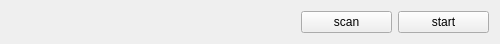
<?xml version="1.0" encoding="UTF-8"?>
<ui version="4.0">
 <class>Confirm</class>
 <widget class="QWidget" name="Confirm">
  <property name="geometry">
   <rect>
    <x>0</x>
    <y>0</y>
    <width>500</width>
    <height>43</height>
   </rect>
  </property>
  <property name="windowTitle">
   <string>Form</string>
  </property>
  <layout class="QHBoxLayout" name="horizontalLayout_2">
   <item>
    <layout class="QHBoxLayout" name="horizontalLayout">
     <item>
      <widget class="QLabel" name="label_2">
       <property name="text">
        <string/>
       </property>
      </widget>
     </item>
     <item>
      <widget class="QLabel" name="label_3">
       <property name="text">
        <string/>
       </property>
      </widget>
     </item>
     <item>
      <widget class="QLabel" name="label">
       <property name="text">
        <string/>
       </property>
      </widget>
     </item>
     <item>
      <widget class="QPushButton" name="btn_scan">
       <property name="text">
        <string>scan</string>
       </property>
      </widget>
     </item>
     <item>
      <widget class="QPushButton" name="btn_start">
       <property name="text">
        <string>start</string>
       </property>
      </widget>
     </item>
    </layout>
   </item>
  </layout>
 </widget>
 <resources/>
 <connections/>
</ui>
